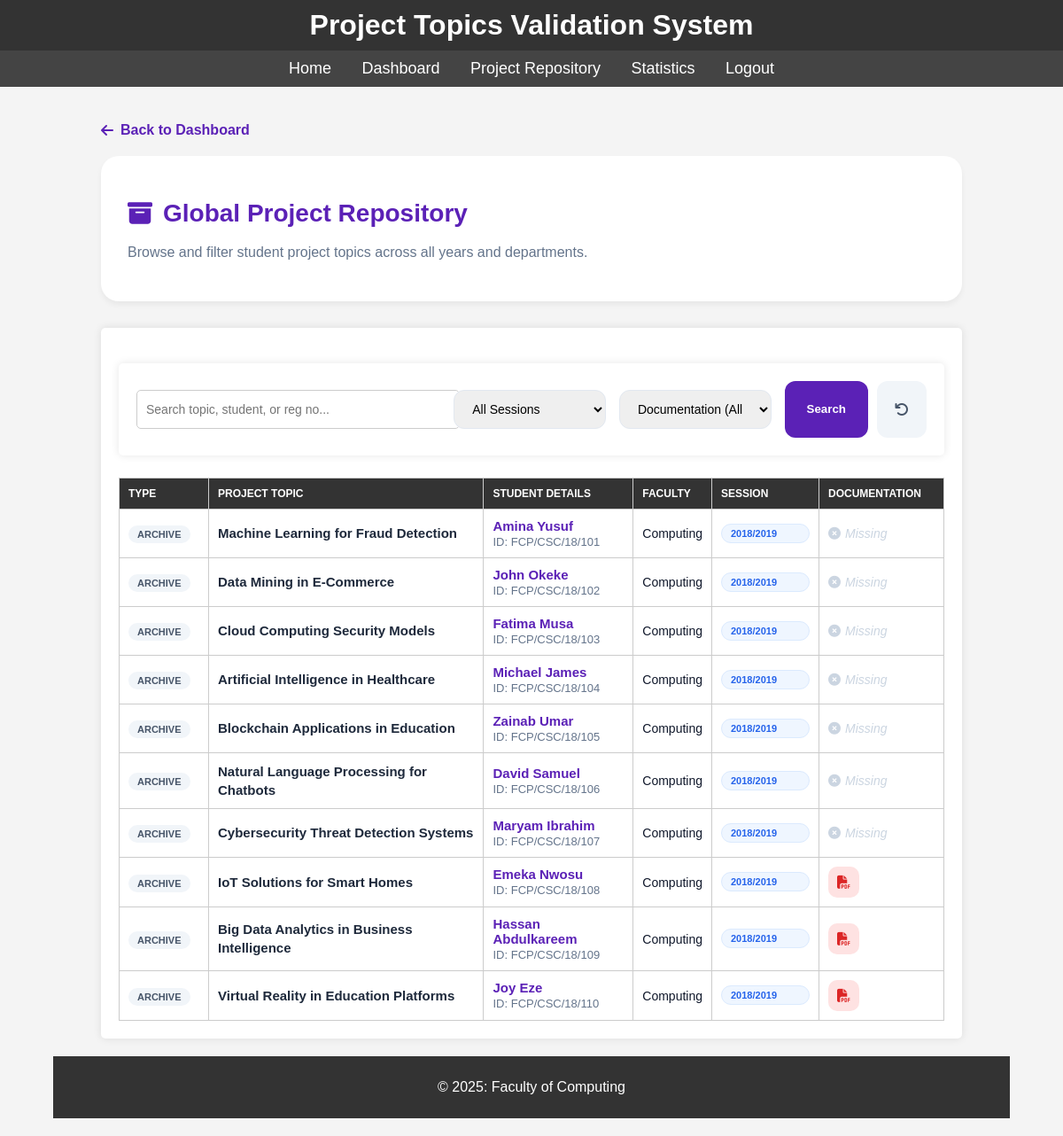
Screenshot of /library/lib_manage_projects.php (signed in) with the database file from the repository.
### tables this page shows
CREATE TABLE `past_projects` (
  `id` int(11) NOT NULL,
  `faculty_id` int(11) NOT NULL,
  `topic` varchar(255) NOT NULL,
  `reg_no` varchar(50) NOT NULL,
  `student_name` varchar(100) NOT NULL,
  `session` varchar(20) NOT NULL,
  `supervisor_name` varchar(50) NOT NULL,
  `pdf_path` varchar(100) NOT NULL
);

CREATE TABLE `faculty` (
  `id` int(11) NOT NULL,
  `faculty` varchar(100) NOT NULL
);

### library/lib_manage_projects.php (the view, shortened to what this page needs)
<?php
include __DIR__ . '/../includes/db.php';
$search = $_GET['search'] ?? '';
$projects = [];
try {
    $sql1 = "SELECT pt.id, pt.topic, pt.student_id as reg_no, pt.student_name, pt.session, pt.pdf_path, 'Active' as type, f.faculty as faculty_name
             FROM project_topics pt
             JOIN students s ON pt.student_id = s.id
             JOIN faculty f ON s.faculty_id = f.id
             WHERE pt.status = 'approved'";
    $sql2 = "SELECT pp.id, pp.topic, pp.reg_no, pp.student_name, pp.session, pp.pdf_path, 'Archive' as type, f.faculty as faculty_name
             FROM past_projects pp
             JOIN faculty f ON pp.faculty_id = f.id
             WHERE 1=1";
    $filter1 = "";
    $filter2 = "";
    $pdf_clause1 = "";
    $pdf_clause2 = "";
    $stmt1 = $conn->prepare($sql1 . $filter1 . $pdf_clause1);
    $stmt2 = $conn->prepare($sql2 . $filter2 . $pdf_clause2);
    $stmt1->execute();
    $active = $stmt1->fetchAll(PDO::FETCH_ASSOC);
    $stmt2->execute();
    $archive = $stmt2->fetchAll(PDO::FETCH_ASSOC);
    $projects = array_merge($active, $archive);
    usort($projects, function($a, $b) {
        return strcmp($b['session'], $a['session']);
    });
} catch (PDOException $e) {
    echo "Error: " . $e->getMessage();
}
?>
<!DOCTYPE html>
<html lang="en">
<head>
    <link rel="stylesheet" href="https://cdnjs.cloudflare.com/ajax/libs/font-awesome/6.4.0/css/all.min.css">
</head>
<body>
    <?php include_once __DIR__ . '/../includes/header.php'; ?>
    <div class="container">
        <a href="index.php" class="btn-back"><i class="fas fa-arrow-left"></i> Back to Dashboard</a>
        <div class="header">
            <h1><i class="fas fa-archive"></i> Global Project Repository</h1>
            <p style="color: #64748b; margin-top: 5px;">Browse and filter student project topics across all years and departments.</p>
        </div>
        <div class="card">
            <form class="filters">
                <input type="text" name="search" class="form-control" placeholder="Search topic, student, or reg no..." value="<?= htmlspecialchars($search) ?>">
                <select name="session" class="form-control">
                    <option value="">All Sessions</option>
                </select>
                <select name="pdf_status" class="form-control">
                    <option value="">Documentation (All)</option>
                </select>
                <div style="display: flex; gap: 10px;">
                    <button type="submit" class="btn-filter">Search</button>
                    <a href="lib_manage_projects.php" class="btn-reset" title="Reset Filters"><i class="fas fa-undo"></i></a>
                </div>
            </form>
            <table>
                <thead>
                    <tr>
                        <th style="width: 80px;">Type</th>
                        <th>Project Topic</th>
                        <th>Student Details</th>
                        <th>Faculty</th>
                        <th style="width: 100px;">Session</th>
                        <th style="width: 120px;">Documentation</th>
                    </tr>
                </thead>
                <tbody>
                    <?php if (empty($projects)): ?>
                        <tr><td colspan="6" style="text-align: center; padding: 60px; color: #94a3b8;">
                            <i class="fas fa-folder-open" style="font-size: 40px; margin-bottom: 15px; display: block;"></i>
                            No projects found matching your filters.
                        </td></tr>
                    <?php else: ?>
                        <?php foreach ($projects as $p): ?>
                            <tr>
                                <td><span class="badge badge-<?= strtolower($p['type']) ?>"><?= $p['type'] ?></span></td>
                                <td style="max-width: 450px;">
                                    <div style="font-weight: 700; color: #1e293b; line-height: 1.4;"><?= htmlspecialchars($p['topic']) ?></div>
                                </td>
                                <td>
                                    <div style="font-weight: 600; color: var(--primary);"><?= htmlspecialchars($p['student_name']) ?></div>
                                    <div style="font-size: 13px; color: #64748b; margin-top: 2px;">ID: <?= htmlspecialchars($p['reg_no']) ?></div>
                                </td>
                                <td><span style="font-size: 14px; font-weight: 500;"><?= htmlspecialchars($p['faculty_name']) ?></span></td>
                                <td><div class="badge" style="background: #eff6ff; color: #2563eb; border: 1px solid #dbeafe;"><?= htmlspecialchars($p['session']) ?></div></td>
                                <td>
                                    <?php if ($p['pdf_path']): ?>
                                        <a href="<?= PROJECT_ROOT . $p['pdf_path'] ?>" target="_blank" class="btn-pdf" title="View Documentation"><i class="fas fa-file-pdf"></i></a>
                                    <?php else: ?>
                                        <span class="no-pdf"><i class="fas fa-times-circle"></i> Missing</span>
                                    <?php endif; ?>
                                </td>
                            </tr>
                        <?php endforeach; ?>
                    <?php endif; ?>
                </tbody>
            </table>
        </div>
    </div>
    <?php include_once __DIR__ . '/../includes/footer.php'; ?>
</body>
</html>

### includes/header.php (shortened to what this page needs)
<!DOCTYPE html>
<html lang="en">
<head>
    <link rel="stylesheet" href="../assets/css/styles.css">
</head>
<body>
    <header>
        <h1>Project Topics Validation System</h1>
    </header>
    <nav>
        <a href="index.php">Home</a>
        <?php if (isset($_SESSION['role'])): ?>
            <?php if ($_SESSION['role'] === 'fpc'): ?>
                <a href="index.php">Dashboard</a>
                <a href="fpc_manage_departments.php">Manage Departments</a>
                <a href="fpc_manage_dpc.php">Manage DPC</a>
                <a href="fpc_manage_topics.php">Manage Topics</a>
                <a href="fpc_view_past_projects.php">Past Projects</a>
                <a href="fpc_reports.php">Reports</a>
            <?php elseif ($_SESSION['role'] === 'lib'): ?>
                <a href="index.php">Dashboard</a>
                <a href="lib_manage_projects.php">Project Repository</a>
                <a href="lib_generate_reports.php">Statistics</a>
            <?php endif; ?>
            <a href="<?php echo PROJECT_ROOT; ?>index.php?logout=1">Logout</a>
        <?php endif; ?>
    </nav>
    <div class="container">

### includes/footer.php
<footer>
    <div class="footer-content">
        <p>© 2025: Faculty of Computing</p>
    </div>
</footer>

### assets/css/styles.css (style rules this page uses)
body { font-family: Arial, sans-serif; margin: 0; padding: 0; background-color: #f4f4f4; display: flex; flex-direction: column; min-height: 100vh; }
.container { width: 90%; max-width: 1200px; margin: 0 auto; padding: 20px; flex: 1; }
header { background-color: #333; color: #fff; padding: 10px 0; text-align: center; }
header h1 { margin: 0; }
nav { background-color: #444; padding: 10px; text-align: center; }
nav a { color: #fff; text-decoration: none; margin: 0 15px; font-size: 18px; }
form { background-color: #fff; padding: 20px; border-radius: 5px; box-shadow: 0 0 10px rgba(0, 0, 0, 0.1); margin-top: 20px; }
form input[type="text"], form input[type="password"], form textarea, form select { width: 100%; padding: 10px; margin: 10px 0; border: 1px solid #ccc; border-radius: 5px; }
form button { background-color: #333; color: #fff; padding: 10px 20px; border: none; border-radius: 5px; cursor: pointer; }
table { width: 100%; border-collapse: collapse; margin-top: 20px; }
table th, table td { padding: 10px; border: 1px solid #ccc; text-align: left; }
table th { background-color: #333; color: #fff; }
.card { background-color: #fff; padding: 20px; border-radius: 5px; box-shadow: 0 0 10px rgba(0, 0, 0, 0.1); flex: 1 1 calc(33.333% - 40px); text-align: center; }
footer { background-color: #333; color: #fff; text-align: center; padding: 10px 0; margin-top: auto; }
.footer-content { max-width: 1200px; margin: 0 auto; padding: 0 20px; }

### library/lib_manage_projects.php (style rules this page uses)
:root { --primary: #5b21b6; --bg: #f8fafc; --text: #0f172a; }
body { font-family: 'Outfit', sans-serif; background: var(--bg); color: var(--text); padding-bottom: 50px; }
.container { max-width: 1400px; margin: 0 auto; padding: 20px; }
.header { background: white; padding: 30px; border-radius: 20px; box-shadow: 0 4px 6px rgba(0,0,0,0.05); margin-bottom: 30px; }
.header h1 { color: var(--primary); font-size: 28px; display: flex; align-items: center; gap: 12px; }
.card { background: white; padding: 30px; border-radius: 20px; box-shadow: 0 4px 6px rgba(0,0,0,0.05); }
.filters { display: grid; grid-template-columns: 2fr 1fr 1fr auto; gap: 15px; margin-bottom: 25px; }
.form-control { padding: 12px 16px; border: 1px solid #e2e8f0; border-radius: 12px; font-family: inherit; font-size: 14px; }
.btn-filter { background: var(--primary); color: white; border: none; border-radius: 12px; padding: 0 25px; font-weight: 600; cursor: pointer; }
.btn-reset { background: #f1f5f9; color: #475569; border: none; border-radius: 12px; padding: 0 20px; text-decoration: none; display: flex; align-items: center; }
table { width: 100%; border-collapse: collapse; }
th { text-align: left; padding: 15px; background: #f8fafc; color: #64748b; font-size: 12px; text-transform: uppercase; border-bottom: 2px solid #f1f5f9; }
td { padding: 18px 15px; border-bottom: 1px solid #f1f5f9; font-size: 15px; }
.badge { padding: 4px 10px; border-radius: 50px; font-size: 11px; font-weight: 700; text-transform: uppercase; }
.badge-archive { background: #f1f5f9; color: #475569; }
.btn-pdf { width: 35px; height: 35px; border-radius: 10px; display: flex; align-items: center; justify-content: center; background: #fee2e2; color: #dc2626; text-decoration: none; transition: 0.3s; }
.no-pdf { color: #cbd5e1; font-size: 14px; font-style: italic; display: flex; align-items: center; gap: 5px; }
.btn-back { display: inline-flex; align-items: center; gap: 8px; color: var(--primary); text-decoration: none; font-weight: 600; margin-bottom: 20px; }

### rows the page displays
past_projects: type "ARCHIVE", topic "Machine Learning for Fraud Detection", student_name "Amina Yusuf", reg_no "FCP/CSC/18/101", faculty.faculty "Computing", session "2018/2019", pdf_path "Missing"
past_projects: type "ARCHIVE", topic "Data Mining in E-Commerce", student_name "John Okeke", reg_no "FCP/CSC/18/102", faculty.faculty "Computing", session "2018/2019", pdf_path "Missing"
past_projects: type "ARCHIVE", topic "Cloud Computing Security Models", student_name "Fatima Musa", reg_no "FCP/CSC/18/103", faculty.faculty "Computing", session "2018/2019", pdf_path "Missing"
past_projects: type "ARCHIVE", topic "Artificial Intelligence in Healthcare", student_name "Michael James", reg_no "FCP/CSC/18/104", faculty.faculty "Computing", session "2018/2019", pdf_path "Missing"
past_projects: type "ARCHIVE", topic "Blockchain Applications in Education", student_name "Zainab Umar", reg_no "FCP/CSC/18/105", faculty.faculty "Computing", session "2018/2019", pdf_path "Missing"
past_projects: type "ARCHIVE", topic "Natural Language Processing for Chatbots", student_name "David Samuel", reg_no "FCP/CSC/18/106", faculty.faculty "Computing", session "2018/2019", pdf_path "Missing"
past_projects: type "ARCHIVE", topic "Cybersecurity Threat Detection Systems", student_name "Maryam Ibrahim", reg_no "FCP/CSC/18/107", faculty.faculty "Computing", session "2018/2019", pdf_path "Missing"
past_projects: type "ARCHIVE", topic "IoT Solutions for Smart Homes", student_name "Emeka Nwosu", reg_no "FCP/CSC/18/108", faculty.faculty "Computing", session "2018/2019"
past_projects: type "ARCHIVE", topic "Big Data Analytics in Business Intelligence", student_name "Hassan Abdulkareem", reg_no "FCP/CSC/18/109", faculty.faculty "Computing", session "2018/2019"
past_projects: type "ARCHIVE", topic "Virtual Reality in Education Platforms", student_name "Joy Eze", reg_no "FCP/CSC/18/110", faculty.faculty "Computing", session "2018/2019"
